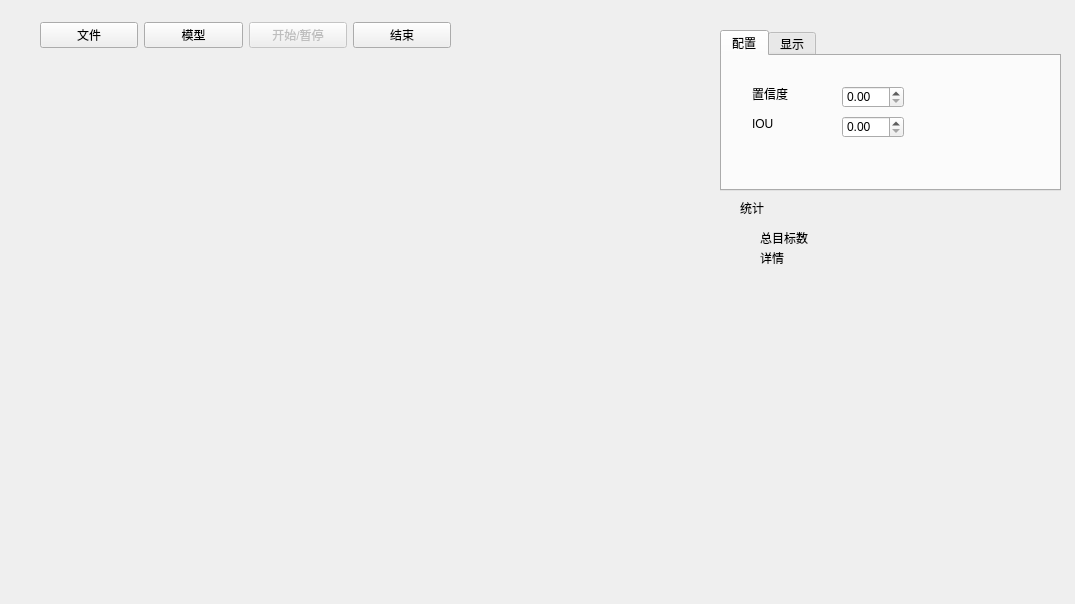
<?xml version="1.0" encoding="UTF-8"?>
<ui version="4.0">
 <class>Form</class>
 <widget class="QWidget" name="Form">
  <property name="geometry">
   <rect>
    <x>0</x>
    <y>0</y>
    <width>1075</width>
    <height>604</height>
   </rect>
  </property>
  <property name="windowTitle">
   <string>Form</string>
  </property>
  <widget class="QWidget" name="horizontalLayoutWidget">
   <property name="geometry">
    <rect>
     <x>40</x>
     <y>20</y>
     <width>411</width>
     <height>31</height>
    </rect>
   </property>
   <layout class="QHBoxLayout" name="horizontalLayout">
    <item>
     <widget class="QPushButton" name="pushButton_3">
      <property name="text">
       <string>文件</string>
      </property>
     </widget>
    </item>
    <item>
     <widget class="QPushButton" name="pushButton_2">
      <property name="text">
       <string>模型</string>
      </property>
     </widget>
    </item>
    <item>
     <widget class="QPushButton" name="pushButton">
      <property name="enabled">
       <bool>false</bool>
      </property>
      <property name="text">
       <string>开始/暂停</string>
      </property>
     </widget>
    </item>
    <item>
     <widget class="QPushButton" name="pushButton_4">
      <property name="text">
       <string>结束</string>
      </property>
     </widget>
    </item>
   </layout>
  </widget>
  <widget class="QLabel" name="label">
   <property name="geometry">
    <rect>
     <x>50</x>
     <y>60</y>
     <width>661</width>
     <height>441</height>
    </rect>
   </property>
   <property name="text">
    <string/>
   </property>
   <property name="scaledContents">
    <bool>false</bool>
   </property>
   <property name="alignment">
    <set>Qt::AlignCenter</set>
   </property>
  </widget>
  <widget class="QTabWidget" name="tabWidget">
   <property name="geometry">
    <rect>
     <x>720</x>
     <y>30</y>
     <width>341</width>
     <height>161</height>
    </rect>
   </property>
   <property name="currentIndex">
    <number>0</number>
   </property>
   <widget class="QWidget" name="tab">
    <attribute name="title">
     <string>配置</string>
    </attribute>
    <widget class="QLabel" name="label_2">
     <property name="geometry">
      <rect>
       <x>30</x>
       <y>30</y>
       <width>54</width>
       <height>16</height>
      </rect>
     </property>
     <property name="text">
      <string>置信度</string>
     </property>
    </widget>
    <widget class="QLabel" name="label_3">
     <property name="geometry">
      <rect>
       <x>30</x>
       <y>60</y>
       <width>54</width>
       <height>16</height>
      </rect>
     </property>
     <property name="text">
      <string>IOU</string>
     </property>
    </widget>
    <widget class="QDoubleSpinBox" name="doubleSpinBox">
     <property name="geometry">
      <rect>
       <x>120</x>
       <y>30</y>
       <width>62</width>
       <height>22</height>
      </rect>
     </property>
    </widget>
    <widget class="QDoubleSpinBox" name="doubleSpinBox_2">
     <property name="geometry">
      <rect>
       <x>120</x>
       <y>60</y>
       <width>62</width>
       <height>22</height>
      </rect>
     </property>
    </widget>
   </widget>
   <widget class="QWidget" name="tab_2">
    <attribute name="title">
     <string>显示</string>
    </attribute>
    <widget class="QPushButton" name="pushButton_9">
     <property name="geometry">
      <rect>
       <x>10</x>
       <y>90</y>
       <width>75</width>
       <height>24</height>
      </rect>
     </property>
     <property name="text">
      <string>显示置信度</string>
     </property>
    </widget>
    <widget class="QPushButton" name="pushButton_6">
     <property name="geometry">
      <rect>
       <x>10</x>
       <y>50</y>
       <width>75</width>
       <height>24</height>
      </rect>
     </property>
     <property name="text">
      <string>显示目标框</string>
     </property>
    </widget>
    <widget class="QPushButton" name="pushButton_5">
     <property name="geometry">
      <rect>
       <x>10</x>
       <y>10</y>
       <width>75</width>
       <height>24</height>
      </rect>
     </property>
     <property name="text">
      <string>显示标签</string>
     </property>
    </widget>
    <widget class="QPushButton" name="pushButton_8">
     <property name="geometry">
      <rect>
       <x>110</x>
       <y>50</y>
       <width>75</width>
       <height>24</height>
      </rect>
     </property>
     <property name="text">
      <string>指定目标</string>
     </property>
    </widget>
    <widget class="QPushButton" name="pushButton_7">
     <property name="geometry">
      <rect>
       <x>110</x>
       <y>10</y>
       <width>75</width>
       <height>24</height>
      </rect>
     </property>
     <property name="text">
      <string>指定类别</string>
     </property>
    </widget>
   </widget>
  </widget>
  <widget class="QLabel" name="label_8">
   <property name="geometry">
    <rect>
     <x>760</x>
     <y>250</y>
     <width>54</width>
     <height>16</height>
    </rect>
   </property>
   <property name="text">
    <string>详情</string>
   </property>
  </widget>
  <widget class="QLabel" name="label_5">
   <property name="geometry">
    <rect>
     <x>760</x>
     <y>230</y>
     <width>54</width>
     <height>16</height>
    </rect>
   </property>
   <property name="text">
    <string>总目标数</string>
   </property>
  </widget>
  <widget class="QLabel" name="label_4">
   <property name="geometry">
    <rect>
     <x>740</x>
     <y>200</y>
     <width>54</width>
     <height>16</height>
    </rect>
   </property>
   <property name="text">
    <string>统计</string>
   </property>
  </widget>
 </widget>
 <resources/>
 <connections/>
</ui>
